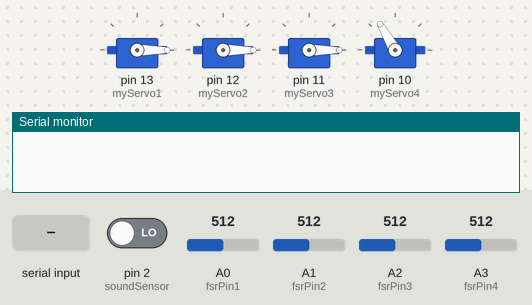
This sketch was run on a simulated Arduino Uno, built with avr-gcc and run on an emulated ATmega328P. On the bench: 4 × servo, the last lines printed to the serial monitor. The inputs (shaded band) are chosen by the test bench; at power-on: pin 2 (soundSensor) LOW, A0 (fsrPin1) = 512, A1 (fsrPin2) = 512, A2 (fsrPin3) = 512, A3 (fsrPin4) = 512.

Above: at 1.2 s.
1.3 s: "1" received over the second serial link
At 1.6 s:
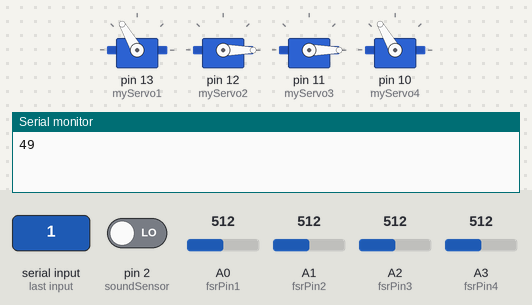
At 2.7 s:
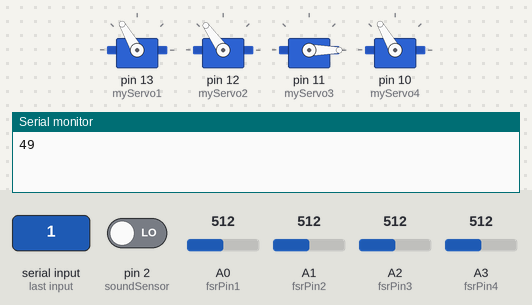
4.3 s: pin 2 (soundSensor) driven HIGH
Timing chart, 0 to 7.3 s (numbered marks = the images above; inputs shaded):
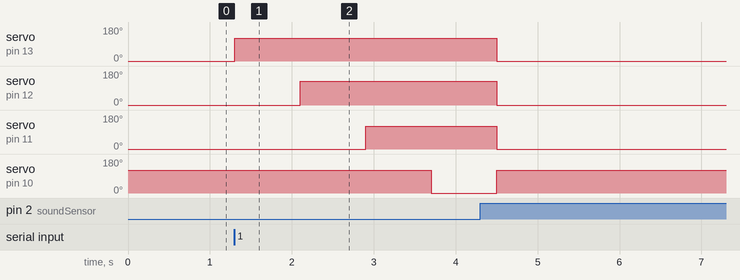

Measured:
- after the input at 1.3 s, servo on pin 13 (myServo1): 0° → 120° at once; servo on pin 12 (myServo2): 0° → 125° after 0.80 s; servo on pin 11 (myServo3): 0° → 120° after 1.6 s; servo on pin 10 (myServo4): 120° → 0° after 2.4 s

The sketch:

UpdatedOptimization.ino
```cpp
/* Example code to use Force Sensitive Resistor (FSR) as toggle switch to control LED. More info: https://www.makerguides.com */
#include <Servo.h>
#include <SoftwareSerial.h>

//======================================================================================================

// Create servo object to control a servo:
Servo myServo1;
Servo myServo2;
Servo myServo3;
Servo myServo4;

// Define pins for force sensitive resistors:
#define fsrPin1 A0
#define fsrPin2 A1
#define fsrPin3 A2
#define fsrPin4 A3

//Current readings from FSR
int fsrReading1;
int fsrReading2;
int fsrReading3;
int fsrReading4;

//Previous readings from FSR
int previous1 = 0;
int previous2 = 0;
int previous3 = 0;
int previous4 = 0;

// Current state of output pins
int state1 = LOW;
int state2 = LOW;
int state3 = LOW;
int state4 = LOW;

// Booleans measuring if FSR is triggered
bool isDropped1;
bool isDropped2;
bool isDropped3;
bool isDropped4;

// Initialize Bluetooth adapter
SoftwareSerial Bluetooth(7, 8);

// Time and debounce used to stop FSR from triggering too quickly
long toggleTime = 0;
long debounce = 40;

// Integer used to store incoming bluetooth values. Null for now
int command = 0;
int previousCommand = 0;

// Values needed for the sound sensor
int soundSensor = 2;
int shotCounter = 0;
bool targetsDropped = false;

// Values needed for the timer
unsigned long startMillis;
unsigned long endMillis;
bool triggerTimer = false;


//======================================================================================================


void setup() {
  // Begin Serial communication at a baud rate of 9600:
  Serial.begin(9600);

  // Attach servos to pins for operation:
  myServo1.attach(13);
  myServo2.attach(12);
  myServo3.attach(11);
  myServo4.attach(10);

  // Begin Bluetooth communication at a baud rate of 9600:
  Bluetooth.begin(9600);

  // Set Servos to default location
   myServo1.write(0);
   myServo2.write(0);
   myServo3.write(0);
   myServo4.write(120);

   // Attach sound sensors to pin for operation
   pinMode(soundSensor, INPUT);
}


void loop() {
    // Manual reset from bluetooth
    if(Bluetooth.available()) {
      command = Bluetooth.read();
      Serial.println(command);
      if(command == 49){
        //Bluetooth input will force reset.
        forceReset();
        Serial.println("Bluetooth Signal Received");
      }
    }
    // Automatic reset without bluetooth
    else{
      readFSRinputs();
      checkTargets();
      triggerTargetReset();
     // Serial.println("Printing works");
    }
    previousCommand = command;

    soundSensorRead();
    scoreCalculation();
}


// This method will read the current FSR inputs
void readFSRinputs(){
  // Reads the FSR pin and stores the output:
  fsrReading1 = analogRead(fsrPin1);
  fsrReading2 = analogRead(fsrPin2);
  fsrReading3 = analogRead(fsrPin3);
  fsrReading4 = analogRead(fsrPin4);
}


//This method will read sound input, to measure gunshots
void soundSensorRead(){
  int sensorValue = digitalRead(soundSensor);
  if(sensorValue == 1){
    if(shotCounter == 1){
      if(!triggerTimer){
        startMillis = millis();
        triggerTimer = true;
      }
    }
    delay(50);
    shotCounter++;
    Serial.print("Shots fired: ");
    Serial.println(shotCounter);
  }
}


// This method will check if the target has been knocked down
void checkTargets(){
  /*
   * These IF statements work as follows: We need to check if the FSR has
   * detected force. If it detects force, we need to make sure it did
   * NOT detect force in the precious iteration, to prevent the code from
   * running again. Once the force has been detected for long enough to
   * rule out bounce, we then declare the target dropped and save the time.
   */

  // Checks values of the first Force Sensitive Resistor-------------------
  if (fsrReading1 > 200 && previous1 < 200 && millis() - toggleTime > debounce) {
    isDropped1 = true;
    toggleTime = millis();
  }
  previous1 = fsrReading1;


  // Checks values of the second Force Sensitive Resistor------------------
  if (fsrReading2 > 200 && previous2 < 200 && millis() - toggleTime > debounce) {
    isDropped2 = true;
    toggleTime = millis();
  }
  previous2 = fsrReading2;


  // Checks values of the third Force Sensitive Resistor-------------------
  if (fsrReading3 > 200 && previous3 < 200 && millis() - toggleTime > debounce) {
    isDropped3 = true;
    toggleTime = millis();
  }
  previous3 = fsrReading3;


  // Checks values of the fourth Force Sensitive Resistor------------------
  if (fsrReading4 > 200 && previous4 < 200 && millis() - toggleTime > debounce) {
    isDropped4 = true;
    toggleTime = millis();
  }
  previous4 = fsrReading4;
}


// This method will check to see if targets need to be reset, and resets them
void triggerTargetReset(){
    // Check if all FSRs sense that the target has fallen
    if(isDropped1 && isDropped2 && isDropped3 && isDropped4){

        // Stops Timer
        endMillis = millis();

        // Resets targets
        myServo1.write(120);
        delay (800);
        myServo2.write(125);
        delay (800);
        myServo3.write(120);
        delay(800);
        myServo4.write(0);
        delay (800);

        // Resets motors back to their respective zeros
        myServo1.write(0);
        myServo2.write(0);
        myServo3.write(0);
        myServo4.write(120);
        delay(300);

        // Resets target values
        isDropped1 = false;
        isDropped2 = false;
        isDropped3 = false;
        isDropped4 = false;

        // Used for score calculation
        targetsDropped = true;
    }
}


// Doesn't check FSR values. Just resets the target
void forceReset(){
    // Resets targets
    myServo1.write(120);
    delay (800);
    myServo2.write(125);
    delay (800);
    myServo3.write(120);
    delay(800);
    myServo4.write(0);
    delay (800);

    // Resets motors back to their respective zeros
    myServo1.write(0);
    myServo2.write(0);
    myServo3.write(0);
    myServo4.write(120);
    delay(300);

    // Resets target values
    isDropped1 = false;
    isDropped2 = false;
    isDropped3 = false;
    isDropped4 = false;
}


// Method that calculates score based on shots sensed
void scoreCalculation(){
    if(targetsDropped){
      double math = (4.0/(double)shotCounter)*100.0;
      Serial.print("Accuracy Score: ");
      Serial.print(math);
      Serial.println("%");
      delay(100);
      targetsDropped = false;
      shotCounter = 0;
      timerCalc();
      triggerTimer = false;
    }
}


// Method that handles a simple timer
void timerCalc(){
  double math = ((double)endMillis - (double)startMillis)/1000.00;
  Serial.print("Time Taken: ");
  Serial.print(math);
  Serial.println(" seconds");

}


/* NOTES (To be deleted before FINAL code is submitted):
 * ---------------------------------------------------------
 * - May need a delay at end of readFSRinput method.
 *
 * - Serial may not be needed for final verion. I think we
 *   only need it for the serial monitor, which won't be
 *   needed after we finish testing and know it works.
 *
 * - We need to look into what this TIME variable is actually
 *   doing. Is this a vestigal idea that is no longer required?
 *   Do we need to be saving it for the debounce stuff after the
 *   IF statement is executed?
 *
 * - I changed the servos to move to their default location in the
 *   Setup method. This may cause issues, and will need to be tested
 *   before added to the final code. Should work though.
 */
```
